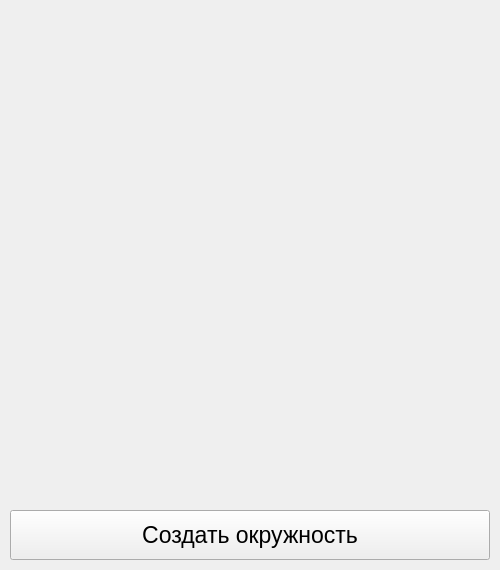
<?xml version="1.0" encoding="UTF-8"?>
<ui version="4.0">
 <class>MainWindow</class>
 <widget class="QMainWindow" name="MainWindow">
  <property name="geometry">
   <rect>
    <x>0</x>
    <y>0</y>
    <width>500</width>
    <height>570</height>
   </rect>
  </property>
  <property name="windowTitle">
   <string>Git и желтые окружности</string>
  </property>
  <widget class="QWidget" name="centralwidget">
   <widget class="QPushButton" name="create_btn">
    <property name="geometry">
     <rect>
      <x>10</x>
      <y>510</y>
      <width>480</width>
      <height>50</height>
     </rect>
    </property>
    <property name="font">
     <font>
      <family>Arial</family>
      <pointsize>17</pointsize>
     </font>
    </property>
    <property name="text">
     <string>Создать окружность</string>
    </property>
   </widget>
  </widget>
 </widget>
 <resources/>
 <connections/>
</ui>
